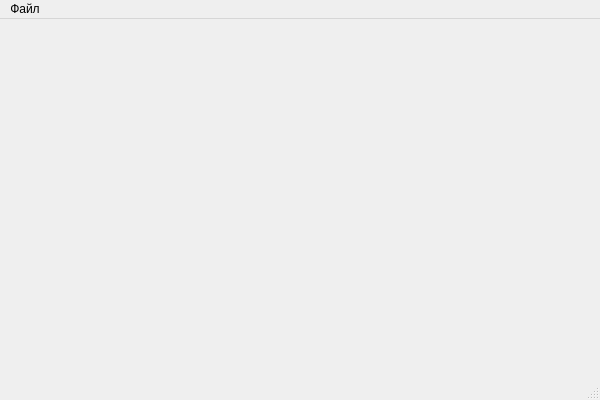
<?xml version="1.0" encoding="UTF-8"?>
<ui version="4.0">
 <class>MainWinClass</class>
 <widget class="QMainWindow" name="MainWinClass">
  <property name="geometry">
   <rect>
    <x>0</x>
    <y>0</y>
    <width>600</width>
    <height>400</height>
   </rect>
  </property>
  <property name="windowTitle">
   <string>MainWin</string>
  </property>
  <widget class="QWidget" name="centralWidget">
   <layout class="QVBoxLayout" name="verticalLayout">
    <property name="leftMargin">
     <number>5</number>
    </property>
    <property name="topMargin">
     <number>5</number>
    </property>
    <property name="rightMargin">
     <number>5</number>
    </property>
    <property name="bottomMargin">
     <number>5</number>
    </property>
    <item>
     <widget class="wdgPlot" name="plot" native="true"/>
    </item>
   </layout>
  </widget>
  <widget class="QMenuBar" name="menuBar">
   <property name="geometry">
    <rect>
     <x>0</x>
     <y>0</y>
     <width>600</width>
     <height>26</height>
    </rect>
   </property>
   <widget class="QMenu" name="menu">
    <property name="title">
     <string>Файл</string>
    </property>
    <addaction name="actionLoadMarkers"/>
    <addaction name="actionLoadPoints"/>
    <addaction name="actionExit"/>
   </widget>
   <addaction name="menu"/>
  </widget>
  <widget class="QStatusBar" name="statusBar"/>
  <action name="actionLoadMarkers">
   <property name="text">
    <string>Загрузить маркеры</string>
   </property>
  </action>
  <action name="actionLoadPoints">
   <property name="text">
    <string>Загрузить точки</string>
   </property>
  </action>
  <action name="actionExit">
   <property name="text">
    <string>Выход</string>
   </property>
  </action>
 </widget>
 <layoutdefault spacing="6" margin="11"/>
 <customwidgets>
  <customwidget>
   <class>wdgPlot</class>
   <extends>QWidget</extends>
   <header>wdgplot.h</header>
   <container>1</container>
  </customwidget>
 </customwidgets>
 <resources>
  <include location="../resources/resources.qrc"/>
 </resources>
 <connections/>
</ui>
